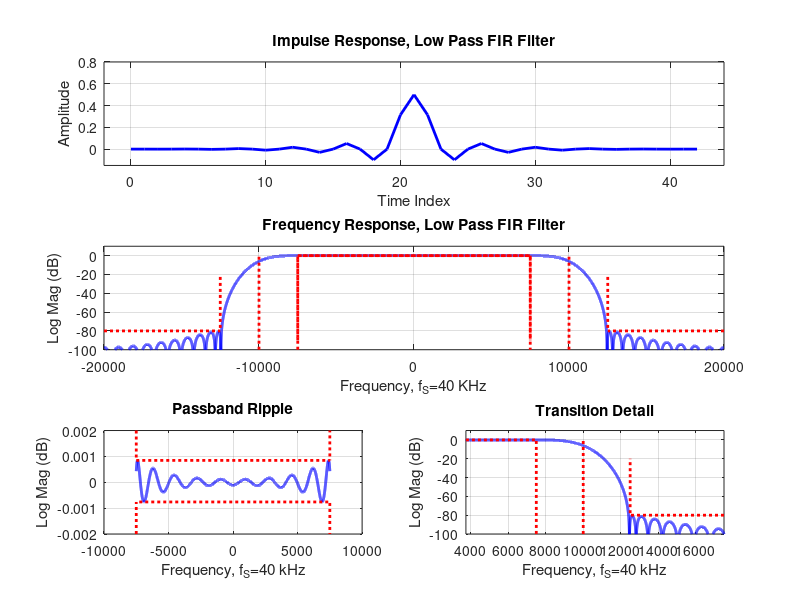

This chart was generated by the following MATLAB code:
% Filter Requirements
fs=40000;
f1=7500;
f2=12500;
A_dB=80;
Beta=A_dB/10; % if A_dB < 40 dB have to reduce Beta
M=floor((fs/(f2-f1))*A_dB/15);
if M-2*ceil(M/2)==0; M=M+1; end
MM=(M-1)/2;
phi=2*pi*(-MM:MM)*(f1+f2)/(2*fs);
h=sin(phi)./phi;
h(MM+1)=1;
h0=h.*kaiser(2*MM+1,Beta)';
h1=h0*(f2+f1)/fs;
figure(1)
subplot(3,1,1)
plot(0:2*MM,h1,'b','linewidth',2)
grid on
axis([-2 2*MM+2,-0.15 0.8])
title('Impulse Response, Low Pass FIR Filter')
xlabel('Time Index')
ylabel('Amplitude')
Nfft = 65536;
[H, f] = freqz(h1, 1, Nfft, 'whole', fs);
H_shift = fftshift(H) ;
H_dB = 20*log10(abs(H_shift)) ;
fc = (-Nfft/2:Nfft/2-1)*(fs/Nfft); %shift frequencies to center
subplot (3,1,2);
plot(fc, H_dB, 'b','linewidth' ,2)
hold on
plot([-f1 -f1 f1 f1 ], [-90 0 0 -90], ':r', 'linewidth', 2)
plot ([-fs/2 -f2 -f2], [-A_dB -A_dB -20], ':r','linewidth',2)
plot([+fs/2 +f2 +f2], [-A_dB -A_dB -20], ':r', 'linewidth', 2)
plot([-f1 -f1 +f1 +f1], [-100 0 0 -100], ':r', 'linewidth', 2)
f0= (f1+f2)/2;
plot ([-f0 -f0], [-100 0],':r', 'linewidth' ,2)
plot([+f0 +f0], [-100 0], ':r', 'linewidth', 2)
hold off
grid on
axis ([-fs/2 fs/2 -100 10])
title('Frequency Response, Low Pass FIR Filter')
xlabel ('Frequency, f_S=40 KHz')
ylabel ('Log Mag (dB)')
subplot (3,2,5)
pb_idx = (fc >= -f1) & (fc <= f1); % restrict passband between -f1 and +f1
mag_pb = H_dB(pb_idx); %magnitudes in passband
f_pb = fc(pb_idx) ; %frequencies in passband
pb_min = min(mag_pb) ;
pb_max = max(mag_pb) ;
% from here, find peak deviation from unity dB  
peak_dev = max(abs(1 - pb_min), abs(pb_max - 1));
plot(f_pb, mag_pb, 'b', 'linewidth',2); grid on; hold on;
plot([-f1 -f1 f1 f1 ], [-0.002 pb_min pb_min -0.002],':r', 'linewidth',2)
plot([-f1 -f1 f1 f1 ], [+0.002 pb_max pb_max +0.002],':r', 'linewidth',2)
hold off
axis ([-f0 f0 -0.002 0.002])
title('Passband Ripple')
xlabel('Frequency, f_S=40 kHz')
ylabel('Log Mag (dB)')
subplot (3,2,6)
plot(fc, H_dB, 'b', 'linewidth',2)
hold on
plot([f1/2 f1 f1 ],[0 0 -100],':r','linewidth',2)
plot([+f2+5000 +f2 +f2],[-A_dB -A_dB -20],':r','linewidth',2)
plot([+f0 +f0],[-100 0],':r','linewidth',2)
hold off
grid on
axis([f1/2 f2+5000 -100 10])
title('Transition Detail')
xlabel('Frequency, f_S=40 kHz')
ylabel('Log Mag (dB)')
